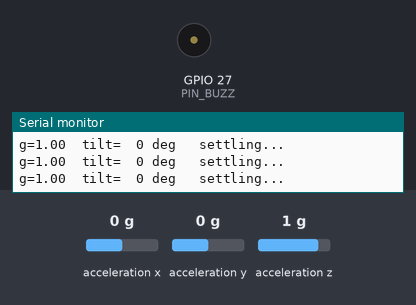
Recording of a sketch running on a simulated ESP32. Shown: buzzer (waves = sounding), the last lines printed to the serial monitor. Wiring (inferred from the names in the program): MPU-6050 motion sensor at I2C address 0x68. The test bench sets the inputs (shaded band); at power-on: acceleration x 0 g, acceleration y 0 g, acceleration z 1 g.

Above: at 2.1 s.
2.2 s: acceleration x set to -0.3 g
5.2 s: acceleration x set to -0.6 g
At 6.87 s:
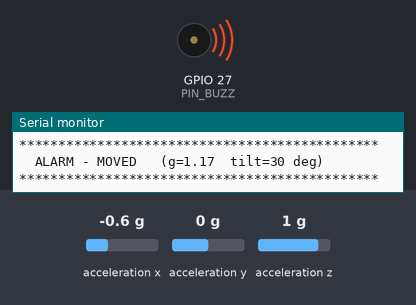
11.2 s: acceleration y set to -1.4 g
At 17.8 s:
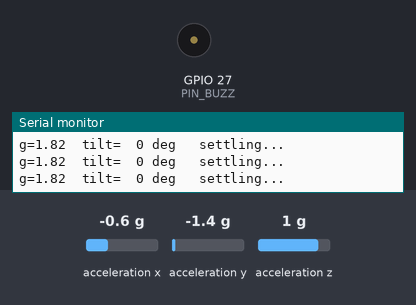
Timing chart, 0 to 18.2 s (numbered marks = the images above; inputs shaded):
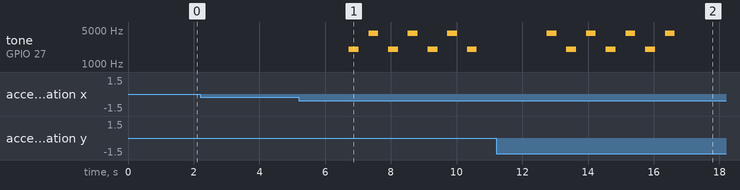

The sketch:

MotionTest.ino
```cpp
/*
  MotionTest.ino — MPU-6050 + buzzer ONLY. No screen, no WiFi, no reed.

  This is the bench version of the motion alarm that now lives in
  LiveDashboardNext. Same sensor code, same thresholds, same wail — but
  with the numbers printed live so you can SEE what the sensor feels and
  tell me whether the trigger points are right for the real box.

  ------------------------------------------------------------------
  WIRING  (classic ESP32 WROOM, COM6, hold BOOT to upload)
  ------------------------------------------------------------------
    MPU-6050 (GY-521 / HW-123)          BUZZER (passive module)
      VCC -> 3V3                          VCC -> 5V   (louder than 3V3)
      GND -> GND                          GND -> GND
      SCL -> GPIO 22                      I/O -> GPIO 27
      SDA -> GPIO 21
      XDA, XCL, AD0, INT -> leave empty

    Grounds may share a pin - ground is one common node. Solder or screw
    them together properly; a loose ground is the worst fault to chase.
  ------------------------------------------------------------------

  WHAT YOU SEE (Serial @115200), about 3 lines a second:

     g=1.00  tilt=  2 deg   quiet

  g    = total force. 1.00 = sitting still, just gravity. Shake it and
         this swings away from 1.00.
  tilt = how far it is turned from the angle it learned at boot.

  IT WILL WAIL WHEN:
    - g goes more than 0.35 off 1.00        -> "IMPACT"  (a real knock)
    - tilt stays over 25 deg for 1.5s       -> "MOVED"   (rehung/ripped off)

  Both skip any grace period on purpose: the plan says a box being torn
  off the wall does not get 15 polite seconds.

  TUNING: watch the numbers while you handle the box the way a NORMAL
  person would (closing the lid, plugging a cable) and then the way a
  THIEF would. If normal handling trips it, the thresholds are too low -
  tell me the numbers you saw and I will set them properly.

  Type 'l' + Enter in the Serial Monitor to re-learn the baseline where
  it now sits (same as the motion=learn command in the real firmware).
*/

#include <Wire.h>
#include <math.h>

#define PIN_SDA   21
#define PIN_SCL   22
#define MPU_ADDR  0x68
#define PIN_BUZZ  27

// ---- same thresholds as the real alarm ----
const float    MOTION_JOLT_G    = 0.35f;
const uint8_t  MOTION_TILT_DEG  = 25;
const uint32_t MOTION_TILT_MS   = 1500;
const uint32_t MOTION_MS        = 50;
const uint32_t MOTION_SETTLE_MS = 2000;

// ---- same siren as the real alarm ----
const uint16_t TONE_SIREN_A_HZ = 2000;
const uint16_t TONE_SIREN_B_HZ = 4250;   // this buzzer's loudest note
const uint32_t BEEP_MS         = 300;
const uint32_t WAIL_FOR_MS     = 4000;   // how long the test wail lasts

bool     mpuOk = false;
float    baseX = 0, baseY = 0, baseZ = 1;
float    lastG = 1.0f, lastTiltDeg = 0;
uint32_t motionReadyAt = 0, tiltSince = 0;
uint32_t wailUntil = 0, beepAt = 0;
bool     beepOn = false, sirenAlt = false;

void quiet() {
  noTone(PIN_BUZZ);
  pinMode(PIN_BUZZ, OUTPUT);
  digitalWrite(PIN_BUZZ, LOW);
  beepOn = false;
}

bool mpuWrite(uint8_t reg, uint8_t val) {
  Wire.beginTransmission(MPU_ADDR);
  Wire.write(reg);
  Wire.write(val);
  return Wire.endTransmission() == 0;
}

bool mpuReadAccel(float& x, float& y, float& z) {
  Wire.beginTransmission(MPU_ADDR);
  Wire.write(0x3B);
  if (Wire.endTransmission(false) != 0) return false;
  if (Wire.requestFrom((uint8_t)MPU_ADDR, (uint8_t)6) != 6) return false;
  int16_t rx = (Wire.read() << 8) | Wire.read();
  int16_t ry = (Wire.read() << 8) | Wire.read();
  int16_t rz = (Wire.read() << 8) | Wire.read();
  x = rx / 16384.0f;
  y = ry / 16384.0f;
  z = rz / 16384.0f;
  return true;
}

void learnBaseline(const char* why) {
  float x, y, z;
  if (!mpuReadAccel(x, y, z)) { Serial.println("!! learn failed - no sensor"); return; }
  float m = sqrtf(x * x + y * y + z * z);
  if (m < 0.1f) { Serial.println("!! learn failed - sensor reads zero"); return; }
  baseX = x / m; baseY = y / m; baseZ = z / m;
  tiltSince = 0;
  motionReadyAt = millis() + MOTION_SETTLE_MS;
  Serial.printf("OK baseline learned (%s) - THIS is now 'not moved'\n", why);
}

void startWail(const char* why, float g, int deg) {
  Serial.println();
  Serial.println("**********************************************");
  Serial.printf ("  ALARM - %s   (g=%.2f  tilt=%d deg)\n", why, g, deg);
  Serial.println("**********************************************");
  wailUntil = millis() + WAIL_FOR_MS;
  beepAt = millis();
  sirenAlt = !sirenAlt;
  tone(PIN_BUZZ, sirenAlt ? TONE_SIREN_A_HZ : TONE_SIREN_B_HZ);
  beepOn = true;
}

void setup() {
  Serial.begin(115200);
  delay(300);
  Serial.println();
  Serial.println("==========================================");
  Serial.println(" MotionTest - MPU-6050 + buzzer only");
  Serial.println(" watch the numbers, then try to set it off");
  Serial.println("==========================================");

  pinMode(PIN_BUZZ, OUTPUT);
  quiet();

  Wire.begin(PIN_SDA, PIN_SCL);
  Wire.setClock(400000);

  Wire.beginTransmission(MPU_ADDR);
  Wire.write(0x75);                                  // WHO_AM_I
  if (Wire.endTransmission(false) != 0 ||
      Wire.requestFrom((uint8_t)MPU_ADDR, (uint8_t)1) != 1) {
    Serial.println("!! no MPU-6050 answering at 0x68");
    Serial.println("   check: VCC on 3V3, GND joined, SDA->21, SCL->22,");
    Serial.println("   and that the header pins are SOLDERED, not just");
    Serial.println("   pushed in. Loose pins look exactly like a dead chip.");
    return;
  }
  uint8_t who = Wire.read();
  mpuWrite(0x6B, 0x00);          // wake up
  delay(100);
  mpuWrite(0x1C, 0x00);          // +-2g, most sensitive

  float x, y, z;
  mpuOk = mpuReadAccel(x, y, z);
  if (!mpuOk) { Serial.println("!! found it but cannot read it"); return; }

  Serial.printf("OK MPU-6050 alive, WHO_AM_I = 0x%02X\n", who);
  Serial.printf("   resting reading %.2f / %.2f / %.2f g\n", x, y, z);
  Serial.println("   KEEP IT STILL - learning the baseline...");
  delay(500);
  learnBaseline("boot");
  Serial.println();
  Serial.println("Now: knock it, or tilt it past 25 deg and hold.");
  Serial.println("Type 'l' + Enter to re-learn where it sits now.");
  Serial.println();
}

void loop() {
  uint32_t now = millis();

  // let him re-learn the baseline from the Serial Monitor
  if (Serial.available()) {
    char c = Serial.read();
    if (c == 'l' || c == 'L') learnBaseline("you asked");
  }

  // keep the wail going for its few seconds, alternating the two notes
  if (wailUntil) {
    if (now >= wailUntil) {
      wailUntil = 0;
      quiet();
      Serial.println("   ...wail over, watching again");
      learnBaseline("after alarm");
    } else if (now - beepAt >= BEEP_MS) {
      beepAt = now;
      beepOn = !beepOn;
      if (beepOn) {
        sirenAlt = !sirenAlt;
        tone(PIN_BUZZ, sirenAlt ? TONE_SIREN_A_HZ : TONE_SIREN_B_HZ);
      } else {
        noTone(PIN_BUZZ);
      }
    }
    return;                         // nothing else while it is screaming
  }

  if (!mpuOk) return;

  static uint32_t lastRead = 0, lastPrint = 0;
  if (now - lastRead < MOTION_MS) return;
  lastRead = now;

  float x, y, z;
  if (!mpuReadAccel(x, y, z)) return;

  float m = sqrtf(x * x + y * y + z * z);
  lastG = m;

  float dot = (m > 0.1f) ? (x * baseX + y * baseY + z * baseZ) / m : 1.0f;
  if (dot >  1.0f) dot =  1.0f;
  if (dot < -1.0f) dot = -1.0f;
  lastTiltDeg = acosf(dot) * 57.2957795f;

  // live readout, slow enough to actually read
  if (now - lastPrint >= 300) {
    lastPrint = now;
    const char* note = "quiet";
    if (now < motionReadyAt)                    note = "settling...";
    else if (lastTiltDeg > MOTION_TILT_DEG)     note = "TILTED - holding...";
    else if (fabsf(m - 1.0f) > MOTION_JOLT_G/2) note = "feeling movement";
    Serial.printf("g=%.2f  tilt=%3d deg   %s\n", m, (int)lastTiltDeg, note);
  }

  if (now < motionReadyAt) return;               // still settling

  if (fabsf(m - 1.0f) > MOTION_JOLT_G) {
    startWail("IMPACT", m, (int)lastTiltDeg);
    return;
  }

  if (lastTiltDeg > MOTION_TILT_DEG) {
    if (tiltSince == 0) tiltSince = now;
    else if (now - tiltSince > MOTION_TILT_MS) {
      startWail("MOVED", m, (int)lastTiltDeg);
      tiltSince = 0;
    }
  } else {
    tiltSince = 0;
  }
}
```

Measured:
- the behaviour switches between -0.4 and -0.5 g on acceleration x (found by bisection; images 0 and 1)
- after the input at 5.2 s, tone on GPIO 27 (PIN_BUZZ): silent → 2000 Hz after 1.5 s, then repeats every 1.2 s: silent 0.30 s, 4250 Hz 0.30 s, silent 0.30 s, 2000 Hz 0.30 s
- after the input at 11.2 s, tone on GPIO 27 (PIN_BUZZ): silent → 4250 Hz after 1.5 s, then repeats every 1.2 s: silent 0.30 s, 2000 Hz 0.30 s, silent 0.30 s, 4250 Hz 0.30 s
